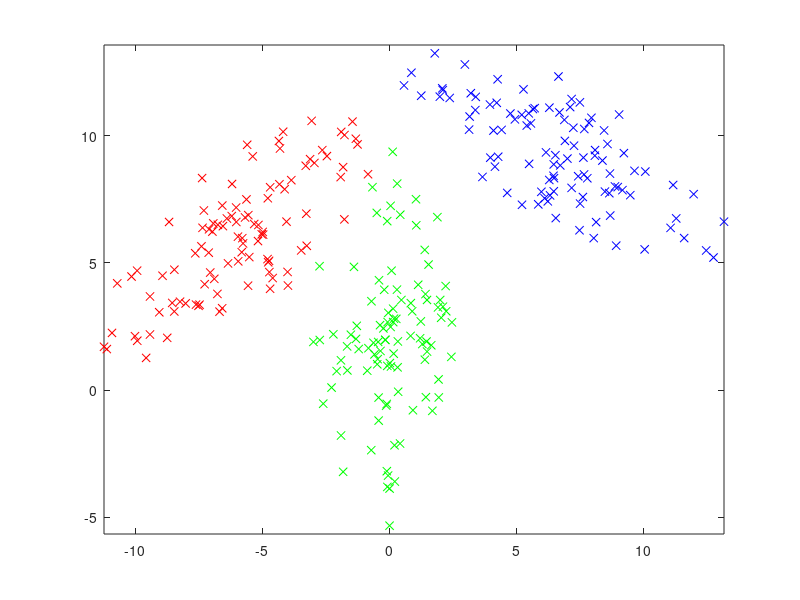

MATLAB code to generate this figure:
clc; clear;
gen = false;

N = 100;
Circle = zeros(3*N,3);
thet = 1.5;
d = 3;
if gen
    % generating the "parallel" data set
    
    r1 = rand(N,1) * 2 * pi;
    r2 = -pi / 4;
    thet1 = rand(N,1) * d .* cos(r1);
    thet2 = rand(N,1) * 2.5 * d.* sin(r1);
    Circle(1:N,:) = [-6+thet1*cos(r2) - thet2*sin(r2) 6 + thet1 * sin(r2) + thet2 * cos(r2)  1 * ones(N,1)];

    r1 = rand(N,1) * 2 * pi;
    r2 = 0;
    thet1 = rand(N,1) * d .* cos(r1);
    thet2 = rand(N,1) * 2.5 * d.* sin(r1);
    Circle(N+1:2*N,:) = [thet1*cos(r2) - thet2*sin(r2) 2+thet1 * sin(r2) + thet2 * cos(r2)  2 * ones(N,1)];

    r1 = rand(N,1) * 2 * pi;
    r2 = pi / 3;
    thet1 = rand(N,1) * d .* cos(r1);
    thet2 = rand(N,1) * 2.5 * d.* sin(r1);
    Circle(2*N+1:3*N,:) = [7+thet1*cos(r2) - thet2*sin(r2) 9 + thet1 * sin(r2) + thet2 * cos(r2)  3 * ones(N,1)];
    
    % split data into 10 x 80%/20% sets
    times = 10;
    tr = .8;
    for ii = 1:times
        
        [~,indi] = sort(rand(3*N,1));
        train = Circle(indi(1:floor(3*N*tr)),:);
        test = Circle(indi(1:floor(3*N*tr)),:);
        
        eval(['dlmwrite(''train_parallel.',num2str(ii-1),''',train,''delimiter'', '' '', ''precision'', 5)'])
        eval(['dlmwrite(''test_parallel.',num2str(ii-1),''',test,''delimiter'', '' '', ''precision'', 5)'])
    end
    par = Circle;
    save parallel par
    
end
load parallel
figure(1)
cla
plot(par(1:N,1),par(1:N,2),'rx')
hold on
plot(par(N+1:2*N,1),par(N+1:2*N,2),'gx')
plot(par(2*N+1:3*N,1),par(2*N+1:3*N,2),'bx')
axis equal